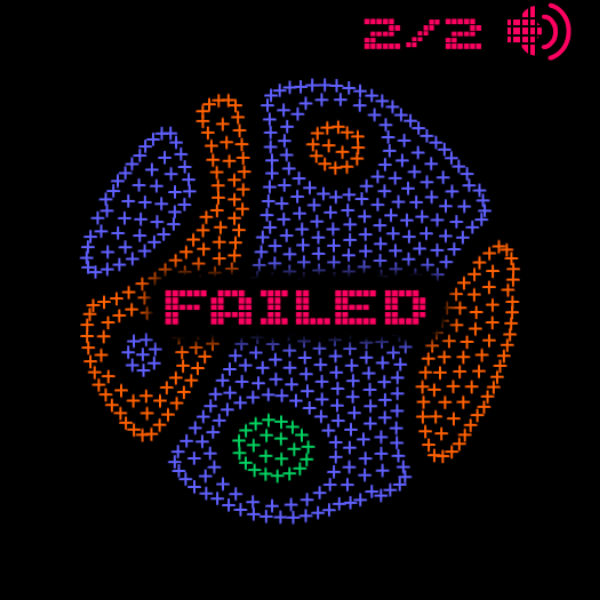
#> input picture tests_data/FAILED.png, 600 x 600 px; its folder holds only this picture in this run
$ python -i Robot.py   (imports and definitions only)
#> lines starting #> are read from the running program, lines starting #| are printed output that depends on the picture; after the words box and inside, x2 and y2 are one past the last pixel; in counts of white or black regions, pixels touching at a corner belong together; pictures that were not available may be replaced by others from this repository, and a replacement may not be noted
import os
import time
import cv2
import numpy
import math
from PIL import Image
from io import BytesIO

class Robot:
    STATE_START = 0x01, 'START'  # cостояния игрового процесса
    STATE_SELECT_LEVEL = 0x02, 'SELECT_LEVEL'
    STATE_TRAINING_SELECT_COLOR = 0x03, 'TRAINING_SELECT_COLOR'
    STATE_TRAINING_SELECT_AREA = 0x04, 'TRAINING_SELECT_AREA'
    STATE_GAME_SELECT_COLOR = 0x05, 'GAME_SELECT_COLOR'
    STATE_GAME_SELECT_AREA = 0x06, 'GAME_SELECT_AREA'
    STATE_GAME_RESULT = 0x07, 'GAME_RESULT'

    SQUARE_BIG_SYMBOL = 0x01
    SQUARE_SMALL_SYMBOL = 0x02
    SQUARE_BIG_ELEMENT = 0x03

    SQUARE_SIZES = {
        SQUARE_BIG_SYMBOL: 9,  # большие символы, выбор уровня
        SQUARE_SMALL_SYMBOL: 7,  # маленькие символы, очки игры
        SQUARE_BIG_ELEMENT: 12,  # квадраты выбора цвета
    }

    MAX_MATCH_SHAPES_BUTTON = 0.1
    MAX_MATCH_SHAPES_DIGITS = 0.15

    MAX_STATE_TIMEOUT = 30  # максимальный таймаут текущего состояния
    DEFAULT_STATE_TIMEOUT = 10  # дефолтный таймаут ожидания успешной смены состояния

    IMAGE_DATA_PATH = "data/"  # файлы кнопок и цифр в игре

    SELECT_LEVEL_AREA = 41, 64, 531, 521  # область выбора уровней
    SELECT_LEVEL_COUNT = 20  # количество уровней
    GAME_STEP_AREA = 352, 2, 148, 63  # область с состоянием шагов
    GAME_SCORE_AREA = 284, 2, 71, 63  # область с очками
    SELECT_COLOR_AREA = 35, 530, 527, 68  # область выбора цветов
    SELECT_COLOR_COUNT = 5  # количество цветов для выбора
    GAME_MAIN_AREA = 27, 73, 544, 452  # главное игровое поле

    CLICK_AREA = 20

    COLOR_BLUE = 0x01  # индексы цветов
    COLOR_ORANGE = 0x02
    COLOR_RED = 0x03
    COLOR_GREEN = 0x04
    COLOR_YELLOW = 0x05
    COLOR_WHITE = 0x06
    COLOR_ALL = 0x07

    COLOR_HSV_RANGE = {  # диапазоны цветов HSV для фильтров [min,max]
        COLOR_BLUE: ((112, 151, 216), (128, 167, 255)),
        COLOR_ORANGE: ((8, 251, 93), (14, 255, 255)),
        COLOR_RED: ((167, 252, 223), (171, 255, 255)),
        COLOR_GREEN: ((71, 251, 98), (77, 255, 211)),
        COLOR_YELLOW: ((27, 252, 51), (33, 255, 211)),
        COLOR_WHITE: ((0, 0, 159), (7, 7, 255)),
    }

    class ColorArea:  # область цвета на игровом поле
        # [6 lines left out: function __init__, not called in this run]

        def set_neighbors(self, neighbors):  # установить соседей
            self.neighbors = neighbors

        def set_select_color_weights(self, select_color_weights):  # установить веса цветов
            self.select_color_weights = select_color_weights

    def __init__(self):
        self.screenshot = 0  # скриншот
        self.states = {
            self.STATE_START[0]: self.state_start,
            self.STATE_SELECT_LEVEL[0]: self.state_select_level,
            self.STATE_TRAINING_SELECT_COLOR[0]: self.state_training_select_color,
            self.STATE_TRAINING_SELECT_AREA[0]: self.state_training_select_area,
            self.STATE_GAME_RESULT[0]: self.state_game_result,
            self.STATE_GAME_SELECT_COLOR[0]: self.state_game_select_color,
            self.STATE_GAME_SELECT_AREA[0]: self.state_game_select_area,
        }
        self.state_next_success_condition = None  # условие успешного изменения состояния
        self.state_next_success_condition_check_count = 0  # количество попыток state_next_success_condition
        self.state_start_time = 0  # время установки state_next
        self.state_timeout = 0  # таймаут state_next
        self.state_current = 0  # текущее состояние игры
        self.state_next = 0  # выбранное состояние игры
        self.color_areas = []  # список ColorArea текушего шага игры
        self.color_area_inx_next = 0  # индекс color_areas для следующего хода
        self.level_current = 0  # уровень
        self.stat_step_count = 0  # доступно ходов на уровне
        self.stat_step_current = 0  # текущий ход на уровне
        self.stat_step_last = 0  # последний ход на уровне, для ожидания анимации перекраски
        self.stat_score_current = 0  # очки
        self.select_color_current = 0  # текущий цвет
        self.select_color_next = 0  # выбранный цвет
        self.dilate_contours_bi_data = {}  # контуры всех изображений из IMAGE_DATA_PATH
        for image_file in os.listdir(self.IMAGE_DATA_PATH):
            image = cv2.imread(self.IMAGE_DATA_PATH + image_file)
            contour_inx = os.path.splitext(image_file)[0]
            color_inx = self.COLOR_RED if contour_inx == 'button_win' else self.COLOR_ALL
            dilate_contours = self.get_dilate_contours_by_square_inx(image, color_inx, self.SQUARE_BIG_SYMBOL)
            self.dilate_contours_bi_data[contour_inx] = dilate_contours[0]
        self.set_state_next(self.STATE_START, self.state_start_condition, 500)

    """
    Внешние методы
    """

    # [31 lines left out: functions run, emergency_timeout, not called in this run]

    """
    Сеттеры
    """

    def set_screenshot(self, screenshot):
        self.screenshot = cv2.cvtColor(numpy.array(Image.open(BytesIO(screenshot))), cv2.COLOR_BGR2RGB)

    # [8 lines left out: function set_state_current, not called in this run]

    def set_state_next(self, state_next, state_next_success_condition, state_timeout):
        """
        Установить выбранное состояние игрового процесса
        :param state_next: следующее состояние игрового процесса
        :param state_next_success_condition: условие принятия состояния
        :param state_timeout: таймаут принятия состояния
        """
        if self.state_current == state_next:
            return
        self.state_next_success_condition = state_next_success_condition
        self.state_start_time = time.time()
        self.state_timeout = state_timeout
        print("next state " + str(state_next[1]))
        self.state_next = state_next
        self.state_next_success_condition_check_count = 0

    # [22 lines left out: functions set_new_level, set_select_color_next, set_select_color_current, not called in this run]

    """
    Сканеры
    """

    # [81 lines left out: functions scan_game_statistic, scan_color_areas, analysis_color_areas, not called in this run]

    """
    Методы состояния игрового процесса и проверки корректности состояний
    """

    # [170 lines left out: functions state_start_condition, state_start, state_select_level_condition, state_select_level, state_new_level_condition, state_training_select_color and 6 more, not called in this run]

    """
    Зрение
    """

    def get_dilate_contours(self, image, color_inx, distance):
        """
        Объединяет объекты изображения image в общие контуры
        :param image: входное изображение
        :param color_inx: индекс COLOR_HSV_RANGE для цветофильтра, 0 - бимодальный
        :param distance: расстояние между объектами для слияния
        :return: список контуров / False
        """
        thresh = self.get_color_thresh(image, color_inx)
        if thresh is False:
            return []
        kernel = numpy.ones((distance, distance), numpy.uint8)
        thresh = cv2.dilate(thresh, kernel, iterations=1)
        contours, _ = cv2.findContours(thresh, cv2.RETR_EXTERNAL, cv2.CHAIN_APPROX_SIMPLE)
        return contours

    def get_dilate_contours_by_square_inx(self, image, color_inx, square_inx):
        """
        Оболочка для get_dilate_contours, distance по square_inx
        :param image: входное изображение
        :param color_inx: индекс COLOR_HSV_RANGE для цветофильтра, 0 - бимодальный
        :param square_inx: индекс размера квадратов SQUARE_SIZES
        :return: список контуров
        """
        distance = math.ceil(self.SQUARE_SIZES[square_inx] / 2)
        return self.get_dilate_contours(image, color_inx, distance)

    def get_color_thresh(self, image, color_inx):
        """
        Возвращает пороговое изображение по color_inx
        :param image: входное изображение
        :param color_inx: индекс COLOR_HSV_RANGE
        :return: выходное изображение / False
        """
        try:
            if color_inx == self.COLOR_ALL:
                image = cv2.cvtColor(image, cv2.COLOR_BGR2GRAY)
                _, thresh = cv2.threshold(image, 0, 255, cv2.THRESH_OTSU)
            else:
                image = cv2.cvtColor(image, cv2.COLOR_BGR2HSV)
                thresh = cv2.inRange(image, self.COLOR_HSV_RANGE[color_inx][0], self.COLOR_HSV_RANGE[color_inx][1])
            return thresh
        except cv2.error as e:
            return False

    # [75 lines left out: functions get_match_shapes, filter_contours_of_rectangles, get_contours_of_squares, get_button_of_squares_click, not called in this run]

    def get_win_button_click(self, image):
        """
        Возвращает координату клика для кнопки button_win
        :param image: входное изображение
        :return: координата клика (x,y) или False
        """
        square_inx = self.SQUARE_BIG_ELEMENT
        distance = math.ceil(self.SQUARE_SIZES[square_inx] / 2)
        dilate_contours = self.get_dilate_contours(image, self.COLOR_RED, distance)
        if dilate_contours is False:
            return False
        for dilate_contour in dilate_contours:
            if cv2.contourArea(dilate_contour) < 2000:
                continue
            if self.get_match_shapes(dilate_contour, 'button_win') < 0.2:
                return self.get_contour_centroid(dilate_contour)
        return False

    # [94 lines left out: functions get_training_cursor, scan_digits, crop_image_by_contour, crop_image_by_rectangle, not called in this run]

    def add_rectangle_to_click(self, rect, click):
        return (click[0] + rect[0], click[1] + rect[1])

    # [18 lines left out: functions crop_image_by_points, get_contour_centroid, not called in this run]

    """
    Отладка
    """

    # [5 lines left out: function demo_image, not called in this run]

    def demo_contours(self, image, contours, delay=500, text='', color=(255, 255, 255)):
        cv2.drawContours(image, contours, -1, color, 1)
        self.demo_image(image, delay, text)

    # [25 lines left out: functions demo_rectangles, demo_points, demo_color_areas, not called in this run]

>>> import cv2
>>> picture = cv2.imread('tests_data/FAILED.png', cv2.IMREAD_GRAYSCALE)
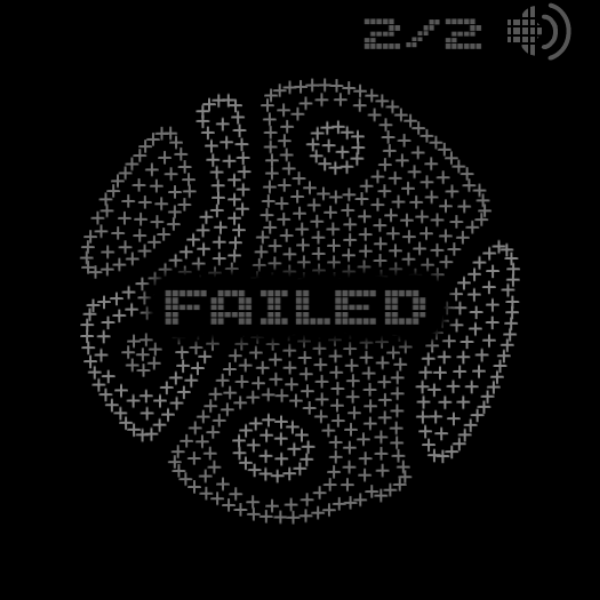
#> picture: shape (600, 600); min 0, max 133, mean 10.2
>>> result = Robot().get_win_button_click(picture)
#> in __init__, image is the input picture: shape (600, 600, 3); mean B, G, R 13.6, 7.4, 14.8
#> in get_color_thresh, `_, thresh = cv2.threshold(image, 0, 255, cv2.THRESH_OTSU)`:
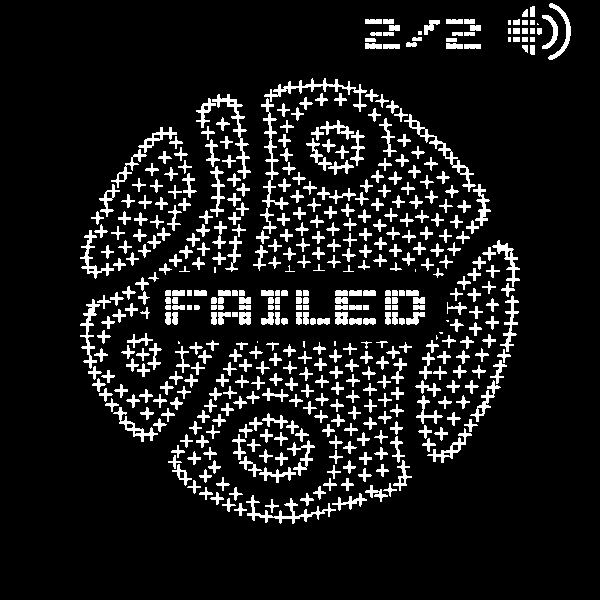
#> thresh: shape (600, 600); 10.4% white; 485 white regions (15 under 20 px), largest, box (x1, y1, x2, y2) and area: (260, 98, 289, 234) 692, (264, 78, 367, 112) 618, (246, 495, 336, 524) 574
#> in get_dilate_contours, `thresh = cv2.dilate(thresh, kernel, iterations=1)`:
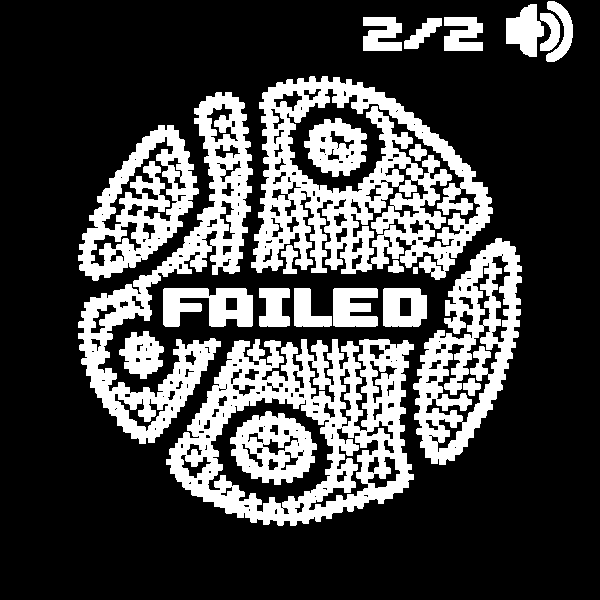
#> thresh: shape (600, 600); 27.2% white; 24 white regions
#> in get_dilate_contours, `contours, _ = cv2.findContours(thresh, cv2.RETR_EXTERNAL, cv2.CHAIN_AP..`: contours = 20 contours; largest, box (x1, y1, x2, y2) and area: (251, 76, 493, 280) 33199, (166, 339, 414, 526) 33166, (78, 92, 253, 444) 16399, (413, 238, 522, 465) 13834, (78, 125, 199, 281) 10338
#> in __init__, `dilate_contours = self.get_dilate_contours_by_square_inx(image, color_..`: dilate_contours has the same summary as contours in get_dilate_contours
#> in get_win_button_click, `dilate_contours = self.get_dilate_contours(image, self.COLOR_RED, dist..`: dilate_contours = []
#> result = False
